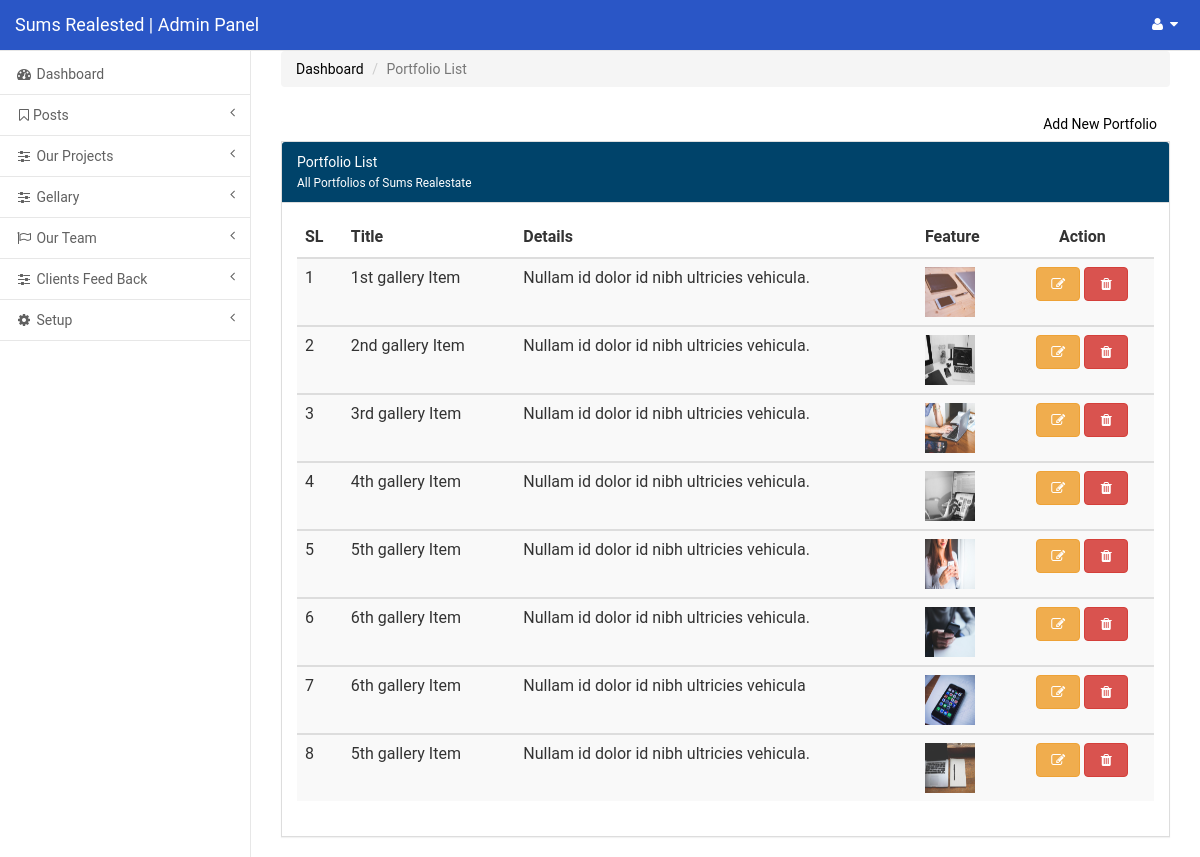
The page /index.php/admin/gallery on the database its author committed.
### tables this page shows
CREATE TABLE `gallery` (
  `id` varchar(255) NOT NULL,
  `image_name` varchar(255) NOT NULL,
  `image_title` varchar(255) NOT NULL,
  `image_details` text NOT NULL,
  `created_at` datetime NOT NULL DEFAULT CURRENT_TIMESTAMP,
  `modified_at` datetime NOT NULL,
  `status` int(1) NOT NULL DEFAULT '1'
);

### application/controllers/admin.php (called while the page is built, shortened)
<?php
class Admin extends CI_Controller {
	function __construct()
	{
		$this->load->model('crud');
    }
	public function gallery()
	{
		if(!isset($_GET['a'])) {
            $this->load->view('backend/header');
            $page_data['portfolios'] = $this->db->get('gallery')->result();
			$this->load->view('backend/portfolio_list',$page_data);
			$this->load->view('backend/footer');
		}
	}
}

### index.php (called while the page is built, shortened)
<?php
require_once BASEPATH.'core/CodeIgniter.php';

### application/views/backend/portfolio_list.php (the view)
<div id="page-wrapper">
    <div class="row">
        <div class="col-lg-12">
            <ol class="breadcrumb">
                <li><a href="<?php echo site_url('admin/index'); ?>">Dashboard</a></li>
                <li class="active">Portfolio List</li>
            </ol>
        </div>
    </div>
    <div class="row">
        <div class="col-lg-12">
            <?php $is_exist = $this->db->get('posts')->num_rows();?>
            <a class="btn pull-right" href="<?php echo site_url('admin/posts?a=add'); ?>">Add New Portfolio</a>
        </div>
        <div class="col-lg-12">
            <div class="panel panel-default">
                <div class="panel-heading">
                    Portfolio List <br>
                    <small>All Portfolios of Sums Realestate</small>
                </div>
                <div class="panel-body">
                    <table class="table table-striped table-hover">
                        <thead>
                           <tr>
                                <th>SL</th>
                                <th>Title</th>
                                <th>Details</th>
                                <th>Feature</th>
                                <th class="text-center">Action</th>
                            </tr>
                        </thead>
                        <tbody>
                        <?php if($is_exist > 0){?>
                        <?php $counter = 0; foreach($portfolios as $row) { $counter++;?>
                           <tr>
                                <td><?php echo $counter;?></td>
                                <td><?php echo $row->image_title;?></td>
                                <td><?php echo $row->image_details;?></td>
                                <td class="center"><img src="<?php echo base_url().'uploads/portfolio_image/'.$row->image_name; ?>"width="50" height="50"></td>
                                <td class="text-center">
                                                    <a href="<?php echo site_url('admin/gallery?a=edit&id='.$row->id); ?>" class="btn btn-warning" data-toggle="tooltip" data-placement="top" title="Edit">
                                                        <i class="fa fa-edit fa-fw"></i>
                                                    </a>
                                                    <a onclick="return confirm('Are you sure you want to delete this portfolio?')" href="<?php echo site_url('admin/gallery?a=delete&id='.$row->id); ?>" class="btn btn-danger" data-toggle="tooltip" data-placement="top" title="Delete">
                                                        <i class="fa fa-trash fa-fw"></i>
                                                    </a>
                                </td>
                            </tr>
                        </tbody>
                        <?php } } ?>
                    </table>
                </div>
            </div>
        </div>
    </div>
</div>

### rows shown on the page
gallery: image_title "1st gallery Item", image_details "Nullam id dolor id nibh ultricies vehicula.", image_name (picture)
gallery: image_title "2nd gallery Item", image_details "Nullam id dolor id nibh ultricies vehicula.", image_name (picture)
gallery: image_title "3rd gallery Item", image_details "Nullam id dolor id nibh ultricies vehicula.", image_name (picture)
gallery: image_title "4th gallery Item", image_details "Nullam id dolor id nibh ultricies vehicula.", image_name (picture)
gallery: image_title "5th gallery Item", image_details "Nullam id dolor id nibh ultricies vehicula.", image_name (picture)
gallery: image_title "6th gallery Item", image_details "Nullam id dolor id nibh ultricies vehicula.", image_name (picture)
gallery: image_title "6th gallery Item", image_details "Nullam id dolor id nibh ultricies vehicula", image_name (picture)
gallery: image_title "5th gallery Item", image_details "Nullam id dolor id nibh ultricies vehicula.", image_name (picture)
